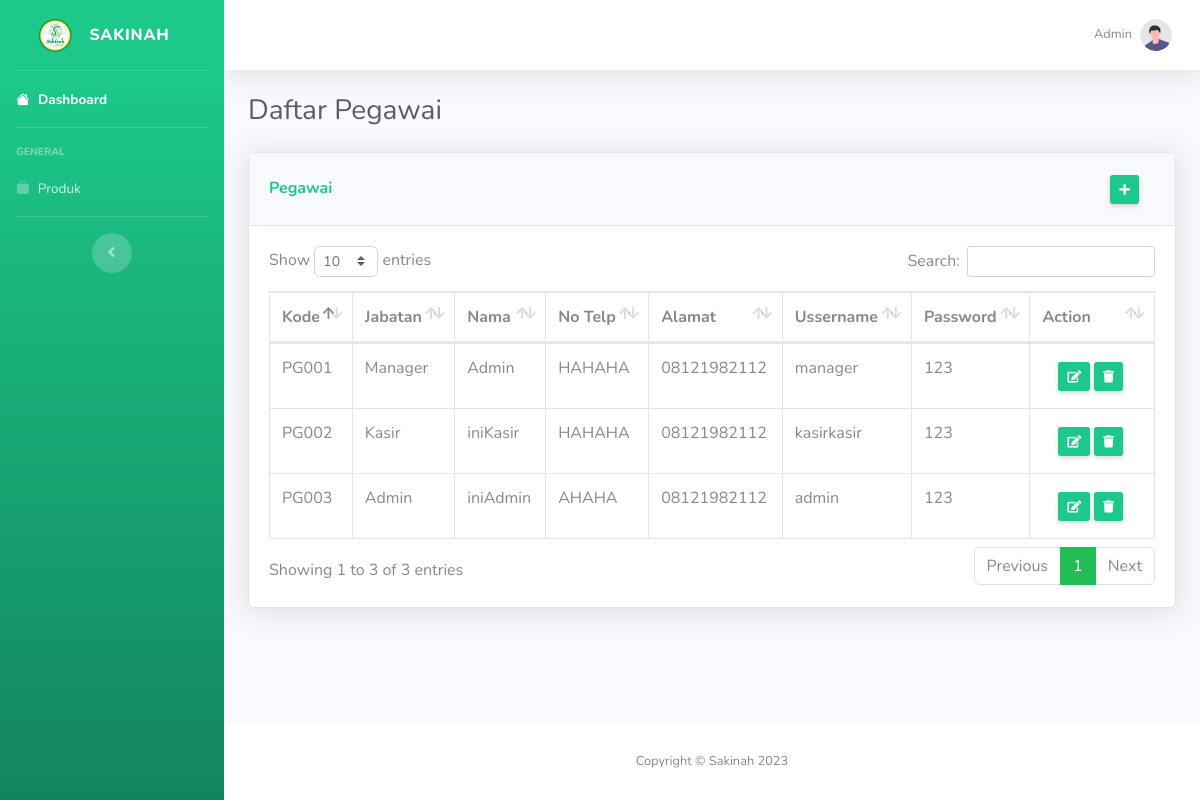
/pegawai.php (signed in), run on the app's committed database.
### tables this page shows
CREATE TABLE `pegawai` (
  `ID_PEGAWAI` varchar(10) NOT NULL,
  `ID_JABATAN` varchar(10) NOT NULL,
  `NAMA_PEGAWAI` varchar(100) NOT NULL,
  `NOTELP_PEGAWAI` varchar(15) NOT NULL,
  `ALAMAT_PEGAWAI` varchar(100) NOT NULL,
  `USERNAME` varchar(20) NOT NULL,
  `PASSWORD` varchar(20) NOT NULL
);

CREATE TABLE `jabatan` (
  `ID_JABATAN` varchar(10) NOT NULL,
  `NAMA_JABATAN` varchar(50) NOT NULL
);

### functions.php (called while the page is built, shortened)
<?php
$conn = mysqli_connect("localhost", "root", "", "sakinah");
function query($query)
{
    global $conn;
    $result = mysqli_query($conn, $query);
    $rows = [];
    while ($row = mysqli_fetch_array($result)) {
        $rows[] = $row;
    }
    return $rows;
}

### pegawai.php (the view, shortened to what this page needs)
<?php
require 'functions.php';
$pegawai = query("SELECT * FROM pegawai");
$userRole = $_SESSION['userRole'];
?>
<!DOCTYPE html>
<html lang="en">
<head>
    <link rel="stylesheet" href="https://cdn.jsdelivr.net/npm/bootstrap-icons@1.10.5/font/bootstrap-icons.css">
    <link href="vendor/fontawesome-free/css/all.min.css" rel="stylesheet" type="text/css">
    <link href="css/sb-admin-2.min.css" rel="stylesheet">
    <link href="vendor/datatables/dataTables.bootstrap4.min.css" rel="stylesheet">
</head>
<body id="page-top">
    <div id="wrapper">
        <ul class="navbar-nav bg-gradient-success sidebar sidebar-dark accordion" id="accordionSidebar">
            <a class="sidebar-brand d-flex align-items-center justify-content-center" href="index.php">
                <div class="sidebar-brand-icon">
                    <img id="logoimg" src="./img/sakinahlogo.png" width="35dp" alt="">
                </div>
                <div class="sidebar-brand-text mx-3">Sakinah
                </div>
            </a>
            <hr class="sidebar-divider my-0">
            <li class="nav-item active">
                <a class="nav-link" href="index.php">
                    <i class="bi bi-house-fill"></i>
                    <span>Dashboard</span></a>
            </li>
            <hr class="sidebar-divider">
            <div class="sidebar-heading">
                General
            </div>
            <li class="nav-item">
                <a class="nav-link collapsed" href="produk.php">
                    <i class="bi bi-bag-fill"></i>
                    <span>Produk</span>
                </a>
            </li>
            <hr class="sidebar-divider">
            <div class="text-center d-none d-md-inline">
                <button class="rounded-circle border-0" id="sidebarToggle"></button>
            </div>
        </ul>
        <div id="content-wrapper" class="d-flex flex-column">
            <div id="content">
                <nav class="navbar navbar-expand navbar-light bg-white topbar mb-4 static-top shadow">
                    <ul class="navbar-nav ml-auto">
                        <li class="nav-item dropdown no-arrow">
                            <a class="nav-link dropdown-toggle" href="#" id="userDropdown" role="button"
                                data-toggle="dropdown" aria-haspopup="true" aria-expanded="false">
                                <span class="mr-2 d-none d-lg-inline text-gray-600 small">
                                    <?php echo $userRole; ?>
                                </span>
                                <img class="img-profile rounded-circle" src="img/undraw_profile.svg">
                            </a>
                        </li>
                    </ul>
                </nav>
                <div class="container-fluid">
                    <div class="d-sm-flex align-items-center justify-content-between mb-4">
                        <h1 class="h3 mb-0 text-gray-800">Daftar Pegawai</h1>
                    </div>
                    <div class="card shadow mb-4">
                        <div class="card-header py-3 d-sm-flex align-items-center justify-content-between">
                            <h6 class="m-0 font-weight-bold text-success">Pegawai</h6>
                            <li class="nav-link">
                                <a href="tambahpegawai.php"
                                    class="d-none d-sm-inline btn btn-sm btn-success shadow-sm"><i
                                        class="fas fa-plus fa-sm text-white-100"></i></a>
                            </li>
                        </div>
                        <div class="card-body">
                            <div class="table-responsive">
                                <table class="table table-bordered" id="dataTable" width="100%" cellspacing="0">
                                    <thead>
                                        <tr>
                                            <th>Kode</th>
                                            <th>Jabatan</th>
                                            <th>Nama</th>
                                            <th>No Telp</th>
                                            <th>Alamat</th>
                                            <th>Ussername</th>
                                            <th>Password</th>
                                            <th>Action</th>
                                        </tr>
                                    </thead>
                                    <tbody>
                                        <?php foreach ($pegawai as $row): ?>
                                            <tr>
                                                <td>
                                                    <?= $row["ID_PEGAWAI"]; ?>
                                                </td>
                                                <td>
                                                    <?php
                                                    $idjabatan = $row["ID_JABATAN"];
                                                    $queryKategori = "SELECT NAMA_JABATAN FROM JABATAN WHERE ID_JABATAN = '$idjabatan'";
                                                    $resultKategori = mysqli_query($conn, $queryKategori);
                                                    $kategori = mysqli_fetch_assoc($resultKategori);
                                                    echo $kategori["NAMA_JABATAN"];
                                                    ?>
                                                </td>
                                                <td>
                                                    <?= $row["NAMA_PEGAWAI"]; ?>
                                                </td>
                                                <td>
                                                    <?= $row["NOTELP_PEGAWAI"]; ?>
                                                </td>
                                                <td>
                                                    <?= $row["ALAMAT_PEGAWAI"]; ?>
                                                </td>
                                                <td>
                                                    <?= $row["USERNAME"]; ?>
                                                </td>
                                                <td>
                                                    <?= $row["PASSWORD"]; ?>
                                                </td>
                                                <td>
                                                    <li class="nav-link">
                                                        <a href="updatepegawai.php?id=<?= $row["ID_PEGAWAI"]; ?>"
                                                            class="d-none d-sm-inline btn btn-sm btn-success shadow-sm"><i
                                                                class="fas fa-edit fa-sm text-white-100"></i></a>
                                                        <a href="hapuspegawai.php?id=<?= $row["ID_PEGAWAI"]; ?>"
                                                            class="d-none d-sm-inline btn btn-sm btn-success shadow-sm"><i
                                                                class="fas fa-trash fa-sm text-white-100"></i></a>
                                                    </li>
                                                </td>
                                            </tr>
                                        <?php endforeach; ?>
                                    </tbody>
                                </table>
                            </div>
                        </div>
                    </div>
                </div>
            </div>
            <footer class="sticky-footer bg-white">
                <div class="container my-auto">
                    <div class="copyright text-center my-auto">
                        <span>Copyright &copy; Sakinah 2023</span>
                    </div>
                </div>
            </footer>
        </div>
    </div>
</body>
</html>

### data on the page
pegawai: ID_PEGAWAI "PG001", ID_JABATAN.NAMA_JABATAN "Manager", NAMA_PEGAWAI "Admin", NOTELP_PEGAWAI "HAHAHA", ALAMAT_PEGAWAI "08121982112", USERNAME "manager", PASSWORD "123"
pegawai: ID_PEGAWAI "PG002", ID_JABATAN.NAMA_JABATAN "Kasir", NAMA_PEGAWAI "iniKasir", NOTELP_PEGAWAI "HAHAHA", ALAMAT_PEGAWAI "08121982112", USERNAME "kasirkasir", PASSWORD "123"
pegawai: ID_PEGAWAI "PG003", ID_JABATAN.NAMA_JABATAN "Admin", NAMA_PEGAWAI "iniAdmin", NOTELP_PEGAWAI "AHAHA", ALAMAT_PEGAWAI "08121982112", USERNAME "admin", PASSWORD "123"

### other printed values
$userRole "Admin"
